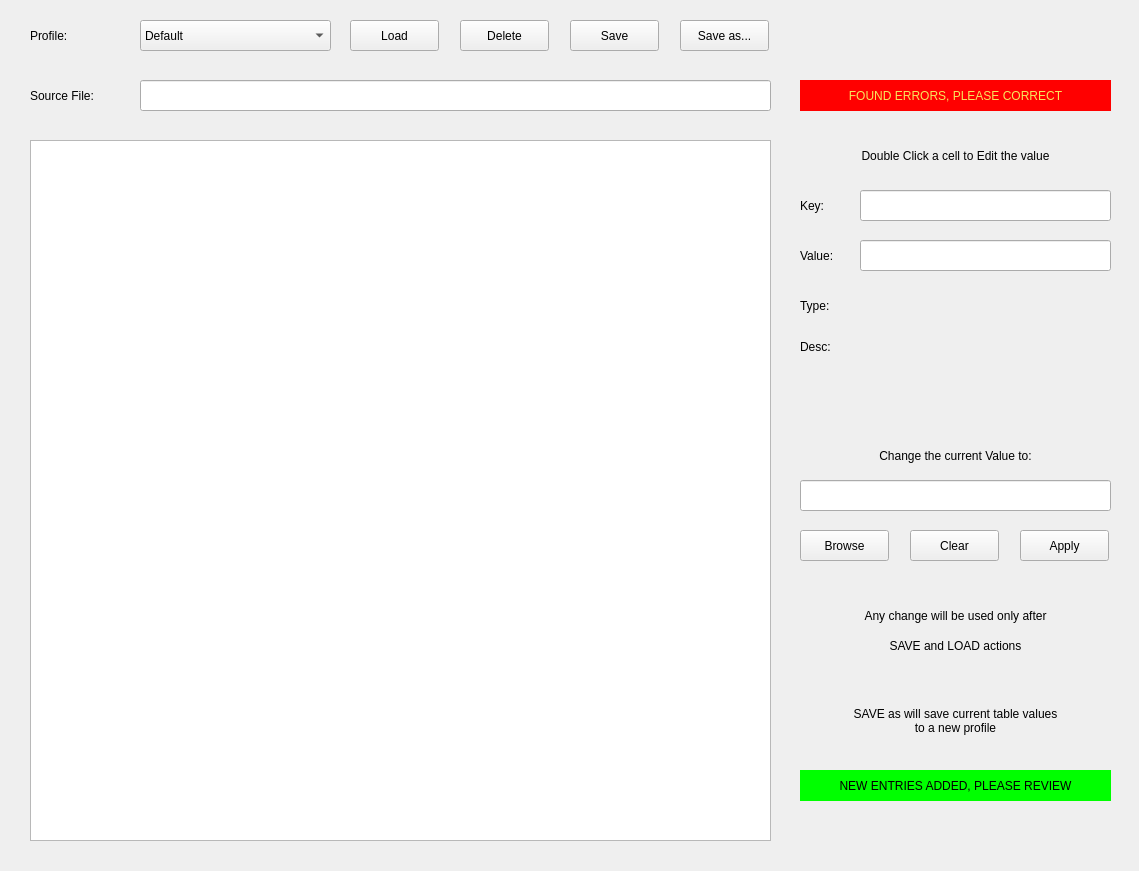
<?xml version="1.0" encoding="UTF-8"?>
<ui version="4.0">
 <class>Form</class>
 <widget class="QWidget" name="Form">
  <property name="geometry">
   <rect>
    <x>0</x>
    <y>0</y>
    <width>1139</width>
    <height>871</height>
   </rect>
  </property>
  <property name="windowTitle">
   <string>Form</string>
  </property>
  <widget class="QTableWidget" name="qtable_conf">
   <property name="geometry">
    <rect>
     <x>30</x>
     <y>140</y>
     <width>741</width>
     <height>701</height>
    </rect>
   </property>
  </widget>
  <widget class="QComboBox" name="qcombo_profile">
   <property name="geometry">
    <rect>
     <x>140</x>
     <y>20</y>
     <width>191</width>
     <height>31</height>
    </rect>
   </property>
   <property name="maxVisibleItems">
    <number>16</number>
   </property>
   <property name="duplicatesEnabled">
    <bool>false</bool>
   </property>
   <item>
    <property name="text">
     <string>Default</string>
    </property>
   </item>
  </widget>
  <widget class="QLabel" name="qlabel_conf_label">
   <property name="geometry">
    <rect>
     <x>30</x>
     <y>80</y>
     <width>91</width>
     <height>31</height>
    </rect>
   </property>
   <property name="layoutDirection">
    <enum>Qt::LeftToRight</enum>
   </property>
   <property name="text">
    <string>Source File:</string>
   </property>
   <property name="alignment">
    <set>Qt::AlignLeading|Qt::AlignLeft|Qt::AlignVCenter</set>
   </property>
  </widget>
  <widget class="QPushButton" name="qbutton_delete">
   <property name="geometry">
    <rect>
     <x>460</x>
     <y>20</y>
     <width>89</width>
     <height>31</height>
    </rect>
   </property>
   <property name="text">
    <string>Delete</string>
   </property>
  </widget>
  <widget class="QLabel" name="qlabel_conf_label_5">
   <property name="geometry">
    <rect>
     <x>30</x>
     <y>20</y>
     <width>71</width>
     <height>31</height>
    </rect>
   </property>
   <property name="layoutDirection">
    <enum>Qt::LeftToRight</enum>
   </property>
   <property name="text">
    <string>Profile:</string>
   </property>
   <property name="alignment">
    <set>Qt::AlignLeading|Qt::AlignLeft|Qt::AlignVCenter</set>
   </property>
  </widget>
  <widget class="QLineEdit" name="qline_configuration_file">
   <property name="geometry">
    <rect>
     <x>140</x>
     <y>80</y>
     <width>631</width>
     <height>31</height>
    </rect>
   </property>
   <property name="text">
    <string/>
   </property>
   <property name="readOnly">
    <bool>true</bool>
   </property>
  </widget>
  <widget class="QPushButton" name="qbutton_saveas">
   <property name="geometry">
    <rect>
     <x>680</x>
     <y>20</y>
     <width>89</width>
     <height>31</height>
    </rect>
   </property>
   <property name="text">
    <string>Save as...</string>
   </property>
  </widget>
  <widget class="QPushButton" name="qbutton_load">
   <property name="geometry">
    <rect>
     <x>350</x>
     <y>20</y>
     <width>89</width>
     <height>31</height>
    </rect>
   </property>
   <property name="text">
    <string>Load</string>
   </property>
  </widget>
  <widget class="QPushButton" name="qbutton_save">
   <property name="geometry">
    <rect>
     <x>570</x>
     <y>20</y>
     <width>89</width>
     <height>31</height>
    </rect>
   </property>
   <property name="text">
    <string>Save</string>
   </property>
  </widget>
  <widget class="QLabel" name="qlabel_conf_label_2">
   <property name="geometry">
    <rect>
     <x>800</x>
     <y>140</y>
     <width>311</width>
     <height>31</height>
    </rect>
   </property>
   <property name="layoutDirection">
    <enum>Qt::LeftToRight</enum>
   </property>
   <property name="text">
    <string>Double Click a cell to Edit the value</string>
   </property>
   <property name="alignment">
    <set>Qt::AlignCenter</set>
   </property>
  </widget>
  <widget class="QLineEdit" name="qline_edit_key">
   <property name="geometry">
    <rect>
     <x>860</x>
     <y>190</y>
     <width>251</width>
     <height>31</height>
    </rect>
   </property>
   <property name="text">
    <string/>
   </property>
   <property name="readOnly">
    <bool>true</bool>
   </property>
  </widget>
  <widget class="QLabel" name="qlabel_conf_label_3">
   <property name="geometry">
    <rect>
     <x>800</x>
     <y>190</y>
     <width>41</width>
     <height>31</height>
    </rect>
   </property>
   <property name="layoutDirection">
    <enum>Qt::LeftToRight</enum>
   </property>
   <property name="text">
    <string>Key:</string>
   </property>
   <property name="alignment">
    <set>Qt::AlignLeading|Qt::AlignLeft|Qt::AlignVCenter</set>
   </property>
  </widget>
  <widget class="QLabel" name="qlabel_conf_label_4">
   <property name="geometry">
    <rect>
     <x>800</x>
     <y>240</y>
     <width>51</width>
     <height>31</height>
    </rect>
   </property>
   <property name="layoutDirection">
    <enum>Qt::LeftToRight</enum>
   </property>
   <property name="text">
    <string>Value:</string>
   </property>
   <property name="alignment">
    <set>Qt::AlignLeading|Qt::AlignLeft|Qt::AlignVCenter</set>
   </property>
  </widget>
  <widget class="QLineEdit" name="qline_edit_value">
   <property name="geometry">
    <rect>
     <x>860</x>
     <y>240</y>
     <width>251</width>
     <height>31</height>
    </rect>
   </property>
   <property name="text">
    <string/>
   </property>
   <property name="readOnly">
    <bool>true</bool>
   </property>
  </widget>
  <widget class="QLabel" name="qlabel_conf_label_6">
   <property name="geometry">
    <rect>
     <x>800</x>
     <y>440</y>
     <width>311</width>
     <height>31</height>
    </rect>
   </property>
   <property name="layoutDirection">
    <enum>Qt::LeftToRight</enum>
   </property>
   <property name="text">
    <string>Change the current Value to:</string>
   </property>
   <property name="alignment">
    <set>Qt::AlignCenter</set>
   </property>
  </widget>
  <widget class="QLineEdit" name="qline_edit_newvalue">
   <property name="geometry">
    <rect>
     <x>800</x>
     <y>480</y>
     <width>311</width>
     <height>31</height>
    </rect>
   </property>
   <property name="text">
    <string/>
   </property>
   <property name="readOnly">
    <bool>false</bool>
   </property>
  </widget>
  <widget class="QPushButton" name="qbutton_browse">
   <property name="geometry">
    <rect>
     <x>800</x>
     <y>530</y>
     <width>89</width>
     <height>31</height>
    </rect>
   </property>
   <property name="text">
    <string>Browse</string>
   </property>
  </widget>
  <widget class="QPushButton" name="qbutton_apply">
   <property name="geometry">
    <rect>
     <x>1020</x>
     <y>530</y>
     <width>89</width>
     <height>31</height>
    </rect>
   </property>
   <property name="text">
    <string>Apply</string>
   </property>
  </widget>
  <widget class="QLabel" name="qlabel_conf_label_7">
   <property name="geometry">
    <rect>
     <x>800</x>
     <y>600</y>
     <width>311</width>
     <height>31</height>
    </rect>
   </property>
   <property name="layoutDirection">
    <enum>Qt::LeftToRight</enum>
   </property>
   <property name="text">
    <string>Any change will be used only after</string>
   </property>
   <property name="alignment">
    <set>Qt::AlignCenter</set>
   </property>
  </widget>
  <widget class="QLabel" name="qlabel_conf_label_8">
   <property name="geometry">
    <rect>
     <x>800</x>
     <y>630</y>
     <width>311</width>
     <height>31</height>
    </rect>
   </property>
   <property name="layoutDirection">
    <enum>Qt::LeftToRight</enum>
   </property>
   <property name="text">
    <string>SAVE and LOAD actions</string>
   </property>
   <property name="alignment">
    <set>Qt::AlignCenter</set>
   </property>
  </widget>
  <widget class="QLabel" name="qline_row">
   <property name="geometry">
    <rect>
     <x>870</x>
     <y>190</y>
     <width>41</width>
     <height>31</height>
    </rect>
   </property>
   <property name="layoutDirection">
    <enum>Qt::LeftToRight</enum>
   </property>
   <property name="text">
    <string/>
   </property>
   <property name="alignment">
    <set>Qt::AlignLeading|Qt::AlignLeft|Qt::AlignVCenter</set>
   </property>
  </widget>
  <widget class="QLabel" name="qline_col">
   <property name="enabled">
    <bool>false</bool>
   </property>
   <property name="geometry">
    <rect>
     <x>870</x>
     <y>240</y>
     <width>41</width>
     <height>31</height>
    </rect>
   </property>
   <property name="layoutDirection">
    <enum>Qt::LeftToRight</enum>
   </property>
   <property name="text">
    <string/>
   </property>
   <property name="alignment">
    <set>Qt::AlignLeading|Qt::AlignLeft|Qt::AlignVCenter</set>
   </property>
  </widget>
  <widget class="QPushButton" name="qbutton_clear">
   <property name="geometry">
    <rect>
     <x>910</x>
     <y>530</y>
     <width>89</width>
     <height>31</height>
    </rect>
   </property>
   <property name="text">
    <string>Clear</string>
   </property>
  </widget>
  <widget class="QLabel" name="qlabel_conf_label_9">
   <property name="geometry">
    <rect>
     <x>800</x>
     <y>690</y>
     <width>311</width>
     <height>61</height>
    </rect>
   </property>
   <property name="layoutDirection">
    <enum>Qt::LeftToRight</enum>
   </property>
   <property name="text">
    <string>SAVE as will save current table values
to a new profile</string>
   </property>
   <property name="alignment">
    <set>Qt::AlignCenter</set>
   </property>
   <property name="wordWrap">
    <bool>true</bool>
   </property>
  </widget>
  <widget class="QLabel" name="qlabel_desc">
   <property name="geometry">
    <rect>
     <x>860</x>
     <y>340</y>
     <width>251</width>
     <height>71</height>
    </rect>
   </property>
   <property name="layoutDirection">
    <enum>Qt::LeftToRight</enum>
   </property>
   <property name="text">
    <string/>
   </property>
   <property name="textFormat">
    <enum>Qt::AutoText</enum>
   </property>
   <property name="alignment">
    <set>Qt::AlignLeading|Qt::AlignLeft|Qt::AlignTop</set>
   </property>
   <property name="wordWrap">
    <bool>true</bool>
   </property>
  </widget>
  <widget class="QLabel" name="qlabel_type">
   <property name="geometry">
    <rect>
     <x>860</x>
     <y>290</y>
     <width>251</width>
     <height>31</height>
    </rect>
   </property>
   <property name="layoutDirection">
    <enum>Qt::LeftToRight</enum>
   </property>
   <property name="text">
    <string/>
   </property>
   <property name="alignment">
    <set>Qt::AlignLeading|Qt::AlignLeft|Qt::AlignVCenter</set>
   </property>
  </widget>
  <widget class="QLabel" name="qlabel_type_2">
   <property name="geometry">
    <rect>
     <x>800</x>
     <y>290</y>
     <width>41</width>
     <height>31</height>
    </rect>
   </property>
   <property name="layoutDirection">
    <enum>Qt::LeftToRight</enum>
   </property>
   <property name="text">
    <string>Type: </string>
   </property>
   <property name="alignment">
    <set>Qt::AlignLeading|Qt::AlignLeft|Qt::AlignVCenter</set>
   </property>
  </widget>
  <widget class="QLabel" name="qlabel_desc_2">
   <property name="geometry">
    <rect>
     <x>800</x>
     <y>340</y>
     <width>51</width>
     <height>21</height>
    </rect>
   </property>
   <property name="layoutDirection">
    <enum>Qt::LeftToRight</enum>
   </property>
   <property name="text">
    <string>Desc:</string>
   </property>
   <property name="textFormat">
    <enum>Qt::AutoText</enum>
   </property>
   <property name="alignment">
    <set>Qt::AlignLeading|Qt::AlignLeft|Qt::AlignTop</set>
   </property>
   <property name="wordWrap">
    <bool>true</bool>
   </property>
  </widget>
  <widget class="QLabel" name="qlabel_errors">
   <property name="geometry">
    <rect>
     <x>800</x>
     <y>80</y>
     <width>311</width>
     <height>31</height>
    </rect>
   </property>
   <property name="layoutDirection">
    <enum>Qt::LeftToRight</enum>
   </property>
   <property name="styleSheet">
    <string notr="true">background-color: rgb(255, 0, 0);
color: rgb(248, 228, 92);</string>
   </property>
   <property name="text">
    <string>FOUND ERRORS, PLEASE CORRECT</string>
   </property>
   <property name="alignment">
    <set>Qt::AlignCenter</set>
   </property>
  </widget>
  <widget class="QLabel" name="qlabel_newkeys">
   <property name="geometry">
    <rect>
     <x>800</x>
     <y>770</y>
     <width>311</width>
     <height>31</height>
    </rect>
   </property>
   <property name="layoutDirection">
    <enum>Qt::LeftToRight</enum>
   </property>
   <property name="styleSheet">
    <string notr="true">background-color: rgb(0, 255, 0);
color: rgb(0, 0, 0);</string>
   </property>
   <property name="text">
    <string>NEW ENTRIES ADDED, PLEASE REVIEW</string>
   </property>
   <property name="alignment">
    <set>Qt::AlignCenter</set>
   </property>
  </widget>
  <zorder>qline_row</zorder>
  <zorder>qline_col</zorder>
  <zorder>qtable_conf</zorder>
  <zorder>qcombo_profile</zorder>
  <zorder>qlabel_conf_label</zorder>
  <zorder>qbutton_delete</zorder>
  <zorder>qlabel_conf_label_5</zorder>
  <zorder>qline_configuration_file</zorder>
  <zorder>qbutton_saveas</zorder>
  <zorder>qbutton_load</zorder>
  <zorder>qbutton_save</zorder>
  <zorder>qlabel_conf_label_2</zorder>
  <zorder>qline_edit_key</zorder>
  <zorder>qlabel_conf_label_3</zorder>
  <zorder>qlabel_conf_label_4</zorder>
  <zorder>qline_edit_value</zorder>
  <zorder>qlabel_conf_label_6</zorder>
  <zorder>qline_edit_newvalue</zorder>
  <zorder>qbutton_browse</zorder>
  <zorder>qbutton_apply</zorder>
  <zorder>qlabel_conf_label_7</zorder>
  <zorder>qlabel_conf_label_8</zorder>
  <zorder>qbutton_clear</zorder>
  <zorder>qlabel_conf_label_9</zorder>
  <zorder>qlabel_desc</zorder>
  <zorder>qlabel_type</zorder>
  <zorder>qlabel_type_2</zorder>
  <zorder>qlabel_desc_2</zorder>
  <zorder>qlabel_errors</zorder>
  <zorder>qlabel_newkeys</zorder>
 </widget>
 <resources/>
 <connections/>
</ui>
